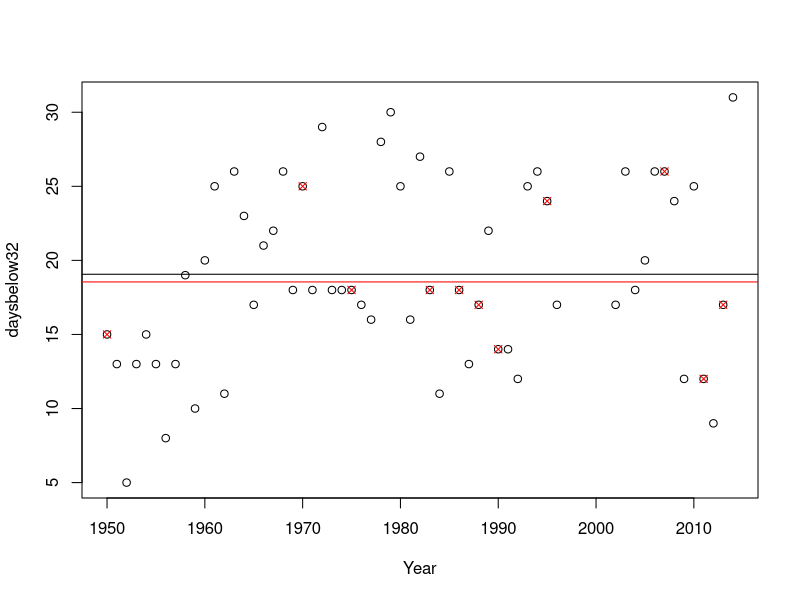

Reproduce this figure in R.

# Read in csv
Ghog<-read.csv("./ghog_clean.csv",header=TRUE)

# Remove moving average years
Ghog2 <- Ghog[c(1:47,53:65),]

attach(Ghog2)

plot(Year,daysbelow32 )

# No shadow line and shadow line in graph
abline(mean(daysbelow32[ghog=="NOShadow"]),0,col="red")
abline(mean(daysbelow32[ghog=="Shadow"]),0)

# make color points
points(Year[ghog=="NOShadow"],daysbelow32[ghog=="NOShadow"],col="red",pch=4)

mean.b32.ns <- mean(daysbelow32[ghog=="NOShadow"])
mean.b32.s <- mean(daysbelow32[ghog=="Shadow"])
sd.b32.ns <- sd(daysbelow32[ghog=="NOShadow"])
sd.b32.s <- sd(daysbelow32[ghog=="Shadow"])
ln.b32.ns <- length(daysbelow32[ghog=="NOShadow"])
ln.b32.s <- length(daysbelow32[ghog=="Shadow"])

mean.b32.s
ttest.s <- (mean.b32.ns-mean.b32.s)/sqrt((sd.b32.ns^2/ln.b32.ns) + (sd.b32.s^2/ln.b32.s))

ttest.s
#t test with alternative not equal
t.test(daysbelow32[ghog=="NOShadow"],daysbelow32[ghog=="Shadow"],alternative=c("greater"))

#t test with alternative greater
t.test(daysbelow32[ghog=="NOShadow"],daysbelow32[ghog=="Shadow"],alternative=c("greater"))

pt(-.3112,20.11)
